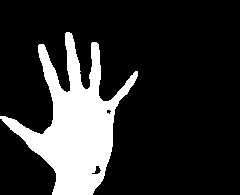
#> input picture 1_Model_Binding/Images/image4.jpg, 240 x 195 px, given in place of the camera
$ python Source4.py
#> lines starting #> are read from the running program, lines starting #| are printed output that depends on the picture; after the words box and inside, x2 and y2 are one past the last pixel; in counts of white or black regions, pixels touching at a corner belong together
import cv2
import numpy as np

def count_fingers(frame):
    gray = cv2.cvtColor(frame, cv2.COLOR_BGR2GRAY)
    blurred = cv2.GaussianBlur(gray, (5, 5), 0)
    _, thresh = cv2.threshold(blurred, 70, 255, cv2.THRESH_BINARY_INV + cv2.THRESH_OTSU)

    contours, _ = cv2.findContours(thresh.copy(), cv2.RETR_TREE, cv2.CHAIN_APPROX_SIMPLE)
    if len(contours) == 0:
        return 0

    contour = max(contours, key=cv2.contourArea)

    hull = cv2.convexHull(contour, returnPoints=False)
    defects = cv2.convexityDefects(contour, hull)

    if defects is None:
        return 0

    finger_count = 0
    for i in range(defects.shape[0]):
        s, e, f, _ = defects[i, 0]
        start = tuple(contour[s][0])
        end = tuple(contour[e][0])
        far = tuple(contour[f][0])

        a = np.sqrt((end[0] - start[0]) ** 2 + (end[1] - start[1]) ** 2)
        b = np.sqrt((far[0] - start[0]) ** 2 + (far[1] - start[1]) ** 2)
        c = np.sqrt((end[0] - far[0]) ** 2 + (end[1] - far[1]) ** 2)

        angle = np.arccos((b ** 2 + c ** 2 - a ** 2) / (2 * b * c))
        if angle <= np.pi / 2:
            finger_count += 1

    return finger_count


cap = cv2.VideoCapture(0)

while cap.isOpened():
    ret, frame = cap.read()
#> frame is the input picture: shape (195, 240, 3); min 0, max 255, mean 46.7
    if not ret:
        break

    frame = cv2.flip(frame, 1)
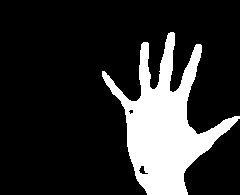
#> frame: shape (195, 240, 3); min 0, max 255, mean 46.7
    fingers = count_fingers(frame)
#> in count_fingers, `blurred = cv2.GaussianBlur(gray, (5, 5), 0)`:
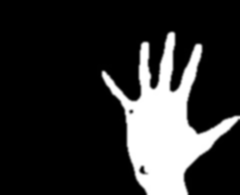
#> blurred: shape (195, 240); min 0, max 255, mean 46.7
#> in count_fingers, `_, thresh = cv2.threshold(blurred, 70, 255, cv2.THRESH_BINARY_INV + cv..`:
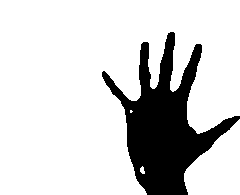
#> thresh: shape (195, 240); 81.7% white; 1 black region
#> in count_fingers, `contours, _ = cv2.findContours(thresh.copy(), cv2.RETR_TREE, cv2.CHAIN..`: contours = 4 contours, 2 with area under 20; largest, box (x1, y1, x2, y2) and area: (0, 0, 240, 195) 34777, (184, 119, 240, 195) 2658
#> in count_fingers, `contour = max(contours, key=cv2.contourArea)`: contour = contour of 247 points, box (x1, y1, x2, y2) (0, 0, 240, 195), area 34777
#> in count_fingers, `hull = cv2.convexHull(contour, returnPoints=False)`: hull = [246, 245, 2, 1, 0]
#> in count_fingers, `defects = cv2.convexityDefects(contour, hull)`: defects = [[2, 245, 60, 31320]]
#> the loop in count_fingers, `for i in range(defects.shape[0]):` made 1 pass
#> (s, e, f, start, end, far, a, b) on pass 1: (2, 245, 60, (146, 194), (239, 115), (103, 70), 122, 131.2)
#> after the loop in count_fingers, `for i in range(defects.shape[0]):`: finger_count = 1
#> fingers = 1

    cv2.putText(frame, f"Fingers: {fingers}", (10, 50), cv2.FONT_HERSHEY_SIMPLEX, 1, (0, 255, 0), 2)
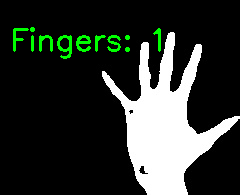
#> frame: shape (195, 240, 3); 2.04% of pixels changed, all inside (x1, y1, x2, y2) = (13, 27, 161, 59)

$ run again, on 1_Model_Binding/Images/myimage_1.png
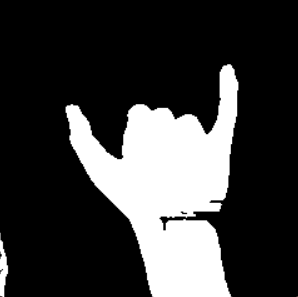
#> input picture 1_Model_Binding/Images/myimage_1.png, 298 x 297 px, given in place of the camera
#> frame is the input picture: shape (297, 298, 3); mean B, G, R 59.1, 59.1, 59.1
#> in count_fingers, `_, thresh = cv2.threshold(blurred, 70, 255, cv2.THRESH_BINARY_INV + cv..`:
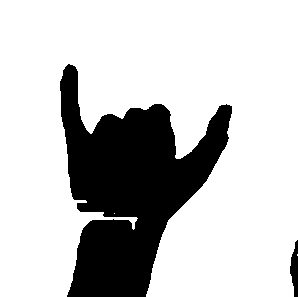
#> thresh: shape (297, 298); 76.8% white; 2 black regions
#> contours = 3 contours, 2 with area under 20; largest, box (x1, y1, x2, y2) and area: (0, 0, 298, 297) 66972
#> contour = contour of 368 points, box (x1, y1, x2, y2) (0, 0, 298, 297), area 66972
#> hull = [367, 366, 346, 1, 0]
#> defects = [[1, 346, 101, 59648], [346, 366, 355, 1559]]
#> the loop in count_fingers, `for i in range(defects.shape[0]):` made 2 passes
#> (s, e, f, start, end, far, a, b) on passes 1 to 2: (1, 346, 101, (0, 296), (293, 296), (68, 63), 293, 242.7), (346, 366, 355, (293, 296), (297, 239), (289, 266), 57.14, 30.27)
#> after the loop in count_fingers, `for i in range(defects.shape[0]):`: finger_count = 1
#> `cv2.putText(frame, f"Fingers: {fingers}", (10, 50), cv2.FONT_HERSHEY_S..`:
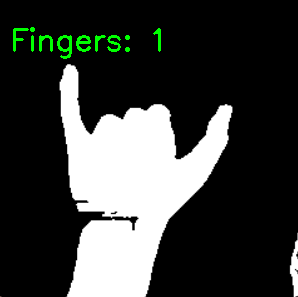
#> frame: shape (297, 298, 3); mean B, G, R 59.1, 61.8, 59.1

$ run again, on 1_Model_Binding/Images/myimage_2.png
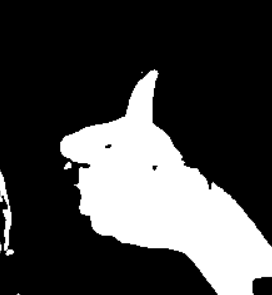
#> input picture 1_Model_Binding/Images/myimage_2.png, 272 x 295 px, given in place of the camera
#> frame is the input picture: shape (295, 272, 3); mean B, G, R 67, 67, 67
#> in count_fingers, `_, thresh = cv2.threshold(blurred, 70, 255, cv2.THRESH_BINARY_INV + cv..`:
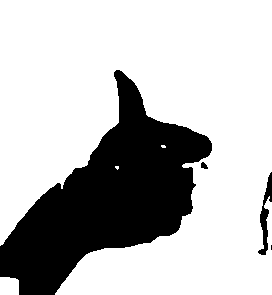
#> thresh: shape (295, 272); 73.7% white; 4 black regions (1 under 20 px)
#> contours = 5 contours, 2 with area under 20; largest, box (x1, y1, x2, y2) and area: (0, 0, 272, 295) 57924, (0, 277, 19, 295) 294, (200, 161, 209, 170) 44
#> contour = contour of 351 points, box (x1, y1, x2, y2) (0, 0, 272, 295), area 57924
#> hull = [350, 269, 268, 1, 0]
#> defects = [[1, 268, 153, 56106], [269, 350, 314, 3584]]
#> the loop in count_fingers, `for i in range(defects.shape[0]):` made 2 passes
#> (s, e, f, start, end, far, a, b) on passes 1 to 2: (1, 268, 153, (0, 245), (55, 294), (206, 135), 73.66, 233.5), (269, 350, 314, (271, 294), (271, 0), (257, 252), 294, 44.27)
#> after the loop in count_fingers, `for i in range(defects.shape[0]):`: finger_count = 1
#> `cv2.putText(frame, f"Fingers: {fingers}", (10, 50), cv2.FONT_HERSHEY_S..`:
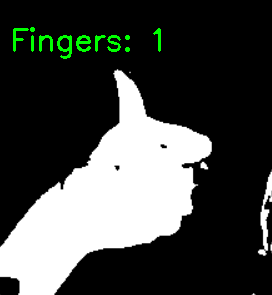
#> frame: shape (295, 272, 3); mean B, G, R 67, 70.1, 67
